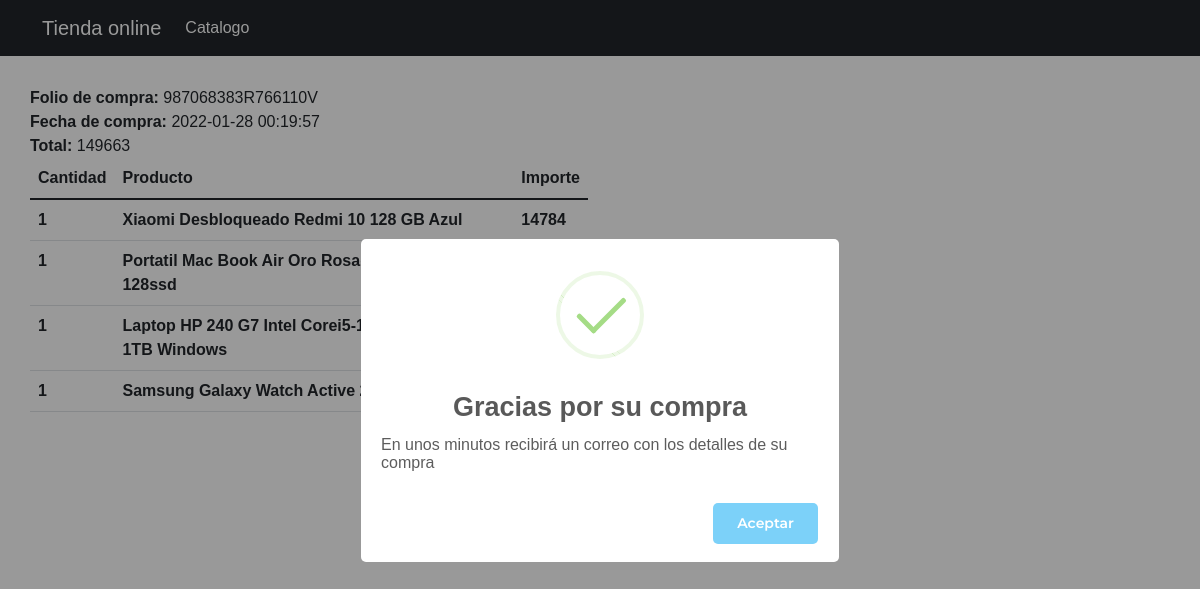
The page /completado.php?key=987068383R766110V on the database its author committed.
### tables this page shows
CREATE TABLE `compra` (
  `id` int(11) NOT NULL,
  `id_transaccion` varchar(20) NOT NULL,
  `fecha` datetime NOT NULL,
  `status` varchar(20) NOT NULL,
  `email` varchar(50) NOT NULL,
  `id_cliente` varchar(20) NOT NULL,
  `total` decimal(10,0) NOT NULL
);

CREATE TABLE `detalle_compra` (
  `id` int(11) NOT NULL,
  `id_compra` int(11) NOT NULL,
  `id_producto` int(11) NOT NULL,
  `nombre` varchar(200) NOT NULL,
  `precio` decimal(10,0) NOT NULL,
  `cantidad` int(11) NOT NULL
);

### completado.php (the view, shortened to what this page needs)
<?php
$id_transaccion = isset($_GET['key']) ? $_GET['key'] : '0';
$error = '';
if ($id_transaccion == '') {
    $error = 'Error al procesar la petición';
} else {
    $db = new Database();
    $con = $db->conectar();
    $sql = $con->prepare("SELECT count(id) FROM compra WHERE id_transaccion=? AND (status=? OR status=?)");
    $sql->execute([$id_transaccion, 'COMPLETED', 'approved']);
    if ($sql->fetchColumn() > 0) {
        $sql = $con->prepare("SELECT id, fecha, email, total FROM compra WHERE id_transaccion=? AND (status=? OR status=?) LIMIT 1");
        $sql->execute([$id_transaccion, 'COMPLETED', 'approved']);
        $row = $sql->fetch(PDO::FETCH_ASSOC);
        $idCompra = $row['id'];
        $sqlDet = $con->prepare("SELECT nombre, precio, cantidad FROM detalle_compra WHERE id_compra=?");
        $sqlDet->execute([$idCompra]);
    } else {
        $error = "Error al comprobar la compra";
    }
}
?>
<!DOCTYPE html>
<html lang="en">
<head>
    <link href="https://cdn.jsdelivr.net/npm/bootstrap@5.1.3/dist/css/bootstrap.min.css" rel="stylesheet">
    <link href="css/all.min.css" rel="stylesheet">
    <link href="css/estilos.css" rel="stylesheet">
</head>
<body>
<header>
        <nav class="navbar navbar-expand-lg navbar-dark bg-dark">
            <div class="container">
                <a class="navbar-brand" href="index.php">Tienda online</a>
                <div class="collapse navbar-collapse" id="navBarTop">
                    <ul class="navbar-nav me-auto mb-2 mb-lg-0">
                        <li class="nav-item">
                            <a class="nav-link active" href="index.php">Catalogo</a>
                        </li>
                    </ul>
                </div>
            </div>
        </nav>
    </header>
    <main>
        <div class="container">
            <?php if (strlen($error) > 0) { ?>
                <div class="row">
                    <div class="col">
                        <h3><?php echo $error; ?></h3>
                    </div>
                </div>
            <?php } else { ?>
                <div class="row">
                    <div class="col">
                        <b>Folio de compra:</b> <?php echo $id_transaccion; ?><br>
                        <b>Fecha de compra:</b> <?php echo $row['fecha']; ?><br>
                        <b>Total:</b> <?php echo $row['total']; ?><br>
                    </div>
                </div>
                <div class="row">
                    <div class="col-md-6 col-sm-12">
                        <table class="table">
                            <thead>
                                <tr>
                                    <th>Cantidad</th>
                                    <th>Producto</th>
                                    <th>Importe</th>
                                </tr>
                            </thead>
                            <tbody>
                                <?php while ($row_det = $sqlDet->fetch(PDO::FETCH_ASSOC)) {
                                    $importe =  $row_det['cantidad'] * $row_det['precio']; ?>
                                    <tr>
                                        <th><?php echo $row_det['cantidad']; ?></th>
                                        <th><?php echo $row_det['nombre']; ?></th>
                                        <th><?php echo $importe; ?></th>
                                    </tr>
                                <?php } ?>
                            </tbody>
                        </table>
                    </div>
                </div>
            <?php } ?>
        </div>
    </main>
</body>
</html>

### css/estilos.css (style rules this page uses)
body { margin: 0; padding: 0; font-family: Arial, Helvetica, sans-serif; text-justify:auto; }
main>.container { padding: 30px 0; }
* { -webkit-box-sizing: border-box; -moz-box-sizing: border-box; box-sizing: border-box; }
html, button, input, select, textarea { font-family: 'Montserrat', Helvetica, sans-serif; color: black; }

### rows shown on the page
compra: fecha "2022-01-28 00:19:57", total "149663"
detalle_compra: cantidad "1", nombre "Xiaomi Desbloqueado Redmi 10 128 GB Azul", precio "14784"
detalle_compra: cantidad "1", nombre "Portatil Mac Book Air Oro Rosado 8gb Ram 128ssd"
detalle_compra: cantidad "1", nombre "Laptop HP 240 G7 Intel Corei5-1035G1 8G RAM 1TB Windows"
detalle_compra: cantidad "1", nombre "Samsung Galaxy Watch Active 2 reloj inteligente"

### other values the page prints
$id_transaccion "987068383R766110V"
